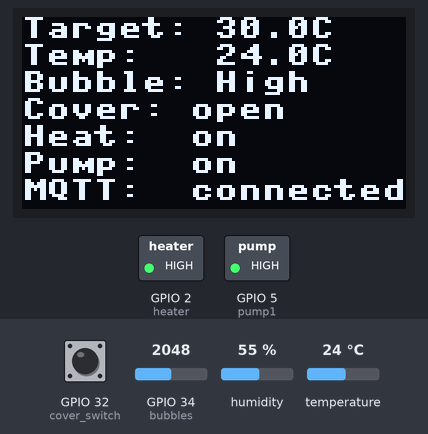
Bench run of a program on a simulated ESP32 board running MicroPython. Shown: 128×64 one-colour display, switched loads named in the program (green lamp = pin HIGH). The inputs (shaded band) are chosen by the test bench; at power-on: temperature 24 °C, GPIO 34 (bubbles) = 2048, GPIO 32 (cover_switch) HIGH, humidity 55 % (analog values on the 0–4095 scale). WiFi joins after 1.5 s; no MQTT or app messages arrive unless stated; values from a settings file that is not in the repository are placeholders; the clock reads 2024-03-15 10:24:30 at power-on unless the program sets it; library files of the repository ran but are not shown: ssd1306.py; what the program prints to the serial console is not drawn.

Above: at 4.8 s.
4.9 s: temperature set to 29.4 °C
At 7.1 s:
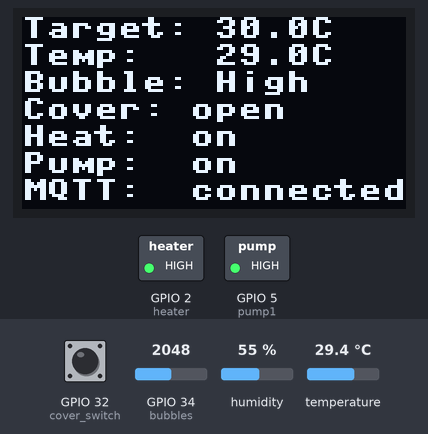
8.3 s: temperature set to 30.5 °C
At 10.1 s:
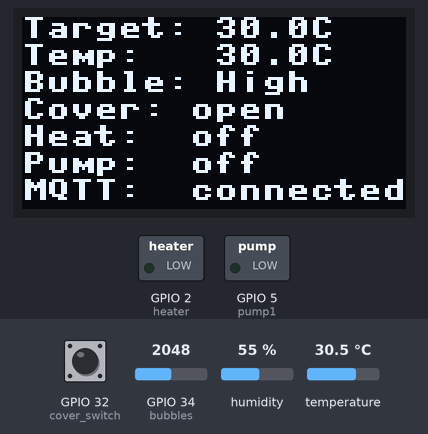
10.9 s: GPIO 34 (bubbles) set to 2013
At 13.1 s:
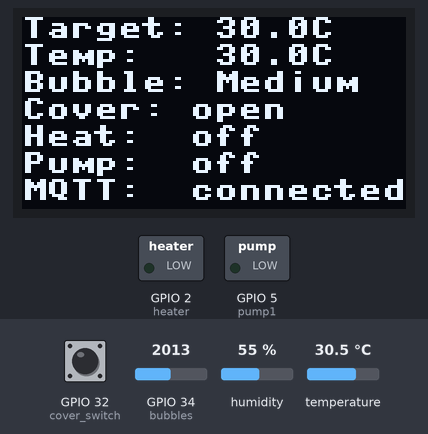
13.4 s: GPIO 32 (cover_switch) pulled LOW for 3.2 s
At 15.0 s:
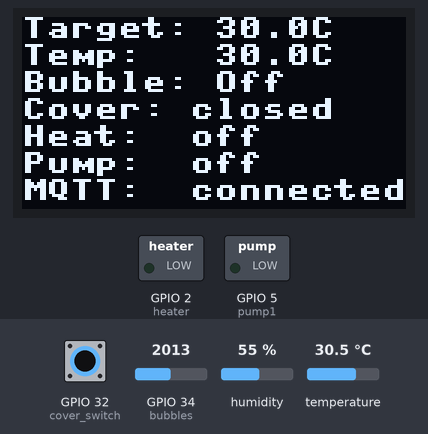
18.5 s: GPIO 34 (bubbles) set to 1058
20.8 s: GPIO 34 (bubbles) set to 952
At 23.0 s:
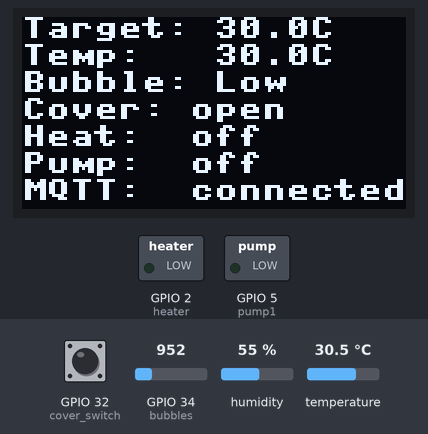
Timing chart, 0 to 24.5 s (numbered marks = the images above; inputs shaded):
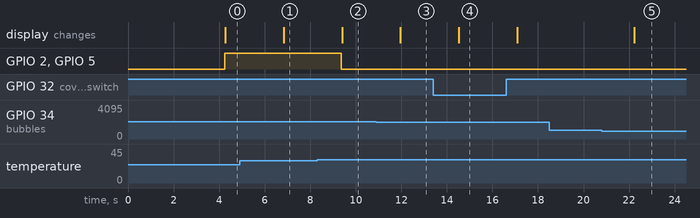

Measured:
- the behaviour switches between 29.9 and 30 °C on temperature (found by bisection; images 1 and 2)
- the behaviour switches between 2048 and 2047 on GPIO 34 (bubbles) (found by bisection; images 2 and 3)
- the behaviour switches between 1024 and 1023 on GPIO 34 (bubbles) (found by bisection; images 4 and 5)
- after the input at 4.9 s, the display: changes after 1.9 s (image 1)
- after the input at 8.3 s, GPIO 2 (heater), GPIO 5 (pump1): HIGH → LOW after 1.1 s; the display: changes after 1.1 s (image 2)
- after the input at 10.9 s, the display: changes after 1.1 s (image 3)
- after the input at 13.4 s, the display: changes after 1.1 s (image 4)
- after the input at 18.5 s, every drawn part: stays the same
- after the input at 20.8 s, the display: changes after 1.4 s (image 5)

The program:

main.py
```python
import time
import network
import machine
import dht
import ubinascii

import components.oled.ssd1306 as ssd1306
from components.limit_switch import Button

from machine import Pin, ADC, I2C
import onewire, ds18x20
import umqtt.robust as mqtt

from configs.config import (
    WATER_TEMP_SENSOR_PIN,
    WATER_TEMP_SENSOR_TYPE,

    PUMP1_RELAY_PIN,
    # PUMP2_RELAY_PIN,
    # PUMP3_RELAY_PIN,

    HEATER_RELAY_PIN,
    BUBBLES_POTI_PIN,
    COVER_BUTTON_PIN,
)

from configs.network_config import WIFI_SSID, WIFI_PASSWORD
from configs.mqtt_config import MQTT_BROKER, MQTT_CLIENT_ID, MQTT_USER, MQTT_USER_PASSWORD

from controllers.pump_control import heating_pump_should_run
from controllers.bubble_control import control_bubble_level, get_bubble_level_text

# Generate a unique Client ID based on the ESP chip MAC address
UNIQUE_CLIENT_ID = MQTT_CLIENT_ID + "_" + ubinascii.hexlify(machine.unique_id()).decode()

KEEPALIVE = 60
PING_INTERVAL = 15
SENSOR_INTERVAL_MS = 2500
MQTT_RECONNECT_INTERVAL = 10  # seconds between reconnect attempts once disconnected

TARGET_TEMP = 30.0
client = None
pending_target_temp_state = None

# screen setup
SCREEN_WIDTH = 128 # OLED width,  in pixels
SCREEN_HEIGHT = 64 # OLED height, in pixels

i2c = I2C(0, scl=Pin(22), sda=Pin(21))
oled = ssd1306.SSD1306_I2C(SCREEN_WIDTH, SCREEN_HEIGHT, i2c)

oled.fill(0)
oled.text_scaled("Whirlpool", 0, 12)
oled.text_scaled("Booting...", 0, 24)
oled.show()

cover_switch = Button(COVER_BUTTON_PIN)

# Set debounce time to 50 milliseconds
cover_switch.set_debounce_time(50)

def on_message(topic, msg):
    global TARGET_TEMP, pending_target_temp_state
    topic_str = topic.decode("utf-8")

    if topic_str == "whirlpool/target_temp":
        try:
            val_str = msg.decode("utf-8").strip().strip('"').strip("'")
            TARGET_TEMP = float(val_str)
            print("Successfully updated TARGET_TEMP to:", TARGET_TEMP, "°C")

            pending_target_temp_state = f"{TARGET_TEMP:.1f}".encode()
        except Exception as e:
            print("Error parsing target temp:", e)

def connect_mqtt():
    c = mqtt.MQTTClient(
        UNIQUE_CLIENT_ID,  # Using unique MAC-based Client ID
        MQTT_BROKER,
        user=MQTT_USER,
        password=MQTT_USER_PASSWORD,
        keepalive=KEEPALIVE,
    )
    c.set_callback(on_message)
    c.connect()
    c.subscribe(b"whirlpool/target_temp")

    # Send retained initial states
    c.publish(b"whirlpool/target_temp/state", f"{TARGET_TEMP:.1f}".encode(), retain=True)
    c.publish(b"whirlpool/mode/state", b"heat", retain=True)

    print("MQTT connected as ID:", UNIQUE_CLIENT_ID)
    return c


def try_connect_mqtt():
    """Attempt an MQTT connection, returning None instead of raising on failure."""
    try:
        return connect_mqtt()
    except Exception as e:
        print("MQTT connect failed:", e)
        return None

# Network Setup
wlan = network.WLAN(network.STA_IF)
wlan.active(True)
wlan.connect(WIFI_SSID, WIFI_PASSWORD)

print("Connecting to WLAN...")
timeout = 15
start = time.time()
while not wlan.isconnected():
    if time.time() - start > timeout:
        print("WLAN connection failed")
        break
    time.sleep(0.5)

if wlan.isconnected():
    print("WLAN connected, IP:", wlan.ifconfig()[0])

# Hardware Setup
sensor_pin = machine.Pin(WATER_TEMP_SENSOR_PIN)
sensor_type = WATER_TEMP_SENSOR_TYPE.upper()
if sensor_type == "DHT11":
    d = dht.DHT11(sensor_pin)
elif sensor_type == "DHT22":
    d = dht.DHT22(sensor_pin)
else:
    raise ValueError("Unsupported WATER_TEMP_SENSOR_TYPE: {}".format(WATER_TEMP_SENSOR_TYPE))

pump1 = Pin(PUMP1_RELAY_PIN, Pin.OUT)
# pump2 = Pin(PUMP2_RELAY_PIN, Pin.OUT)
# pump3 = Pin(PUMP3_RELAY_PIN, Pin.OUT)
heater = Pin(HEATER_RELAY_PIN, Pin.OUT)

bubbles = ADC(Pin(BUBBLES_POTI_PIN))
bubbles.atten(ADC.ATTN_11DB)

# Connect to MQTT (non-fatal if broker is unreachable, we retry in the main loop)
client = try_connect_mqtt()
mqtt_last_attempt = time.time()

last_ping = time.time()
last_run_ms = time.ticks_ms()
#ds.convert_temp()

while True:
    try:
        # add manual control to turn them on or off manually (maybe even via home assistant?)
        # pump2.on()
        # pump3.on()

        cover_switch.loop()
        if cover_switch.is_pressed():
            print("Cover switch: open -> closed")
        if cover_switch.is_released():
            print("Cover switch: closed -> open")

        if client is None:
            # Broker unreachable at some point - retry periodically without blocking the loop
            if time.time() - mqtt_last_attempt > MQTT_RECONNECT_INTERVAL:
                mqtt_last_attempt = time.time()
                client = try_connect_mqtt()
                if client is not None:
                    last_ping = time.time()
        else:
            # Check messages safely
            client.check_msg()

            # Keepalive ping
            if time.time() - last_ping > PING_INTERVAL:
                client.ping()
                last_ping = time.time()
        # Sensor update loop
        if time.ticks_diff(time.ticks_ms(), last_run_ms) >= SENSOR_INTERVAL_MS:
            #for sensor in sensors:
            #temp = ds.read_temp(sensor)
            d.measure()
            temp = d.temperature()
            temp_str = f"{temp:.1f}"

            print(f"Target: {TARGET_TEMP:.1f}°C | Current: {temp_str}°C")
            cover_closed = cover_switch.is_down()
            bubble_level = bubbles.read()
            bubble_level = control_bubble_level(bubble_level, cover_closed)

            bubble_level_text = get_bubble_level_text(bubble_level)

            # check if cover is closed and disable pumps
            if cover_closed:
                # pump2.off()
                # pump3.off()
                print("Massage pumps off.")

            # Publish current temperature retained (skipped while MQTT is disconnected)
            if client is not None:
                try:
                    client.publish(b"whirlpool/current_temp", temp_str.encode(), retain=True)
                except Exception as e:
                    print("MQTT publish failed:", e, "- will reconnect")
                    client = None
                    mqtt_last_attempt = time.time()

            print("Bubble intensity: ", bubble_level_text)

            if heating_pump_should_run(temp, TARGET_TEMP):
                heater.on()
                pump1.on()
                print("Pump and heater running.")
            else:
                pump1.off()
                heater.off()
                print("Pump and heater stopped.")

            oled.fill(0)
            oled.text_scaled("Target: {:.1f}C".format(TARGET_TEMP), 0, 0)
            oled.text_scaled("Temp:   {:.1f}C".format(temp), 0, 9)
            oled.text_scaled("Bubble: {}".format(bubble_level_text), 0, 18)
            oled.text_scaled("Cover: {}".format("closed" if cover_closed else "open"), 0, 27)
            oled.text_scaled("Heat:  {}".format("on" if heater.value() else "off"), 0, 36)
            # oled.text_scaled("Massage:  {}".format("on" if pump2.value() && pump3.value() else "off"), 0, 45)
            oled.text_scaled("Pump:  {}".format("on" if pump1.value() else "off"), 0, 45)
            oled.text_scaled("MQTT:  {}".format("connected" if client is not None else "disconnected"), 0, 54)
            oled.show()

            last_run_ms = time.ticks_ms()

        time.sleep_ms(20)
    except Exception as e:
        # Heater/pump/sensor logic above keeps running even if MQTT drops here
        print("MQTT network loop exception:", e, "- will retry connecting")
        client = None
        mqtt_last_attempt = time.time()
        time.sleep(1)
```

limit_switch.py
```python
import time


class _TimeAdapter:
    def ticks_ms(self):
        ticks_ms = getattr(time, "ticks_ms", None)
        if ticks_ms is not None:
            return ticks_ms()
        return int(time.monotonic() * 1000)

    def ticks_diff(self, current, previous):
        ticks_diff = getattr(time, "ticks_diff", None)
        if ticks_diff is not None:
            return ticks_diff(current, previous)
        return current - previous


class Button:
    def __init__(self, pin, pin_factory=None, time_source=None, active_low=True, pull_up=True):
        self._time = time_source or _TimeAdapter()
        self._active_low = active_low
        self._debounce_ms = 50
        self._pin = self._create_pin(pin, pin_factory, pull_up)

        initial_state = self._read_raw_state()
        self._stable_state = initial_state
        self._last_raw_state = initial_state
        self._last_change_ms = self._time.ticks_ms()
        self._pressed_event = False
        self._released_event = False

    def _create_pin(self, pin, pin_factory, pull_up):
        if hasattr(pin, "value"):
            return pin

        if pin_factory is None:
            from machine import Pin

            pin_factory = Pin

        mode = getattr(pin_factory, "IN", None)
        pull = getattr(pin_factory, "PULL_UP", None) if pull_up else None

        if mode is None:
            return pin_factory(pin)
        if pull is None:
            return pin_factory(pin, mode)
        return pin_factory(pin, mode, pull)

    def _read_raw_state(self):
        raw_value = self._pin.value()
        if self._active_low:
            return raw_value == 0
        return raw_value == 1

    def set_debounce_time(self, debounce_time_ms):
        self._debounce_ms = max(0, int(debounce_time_ms))

    def loop(self):
        self._pressed_event = False
        self._released_event = False

        now = self._time.ticks_ms()
        raw_state = self._read_raw_state()

        if raw_state != self._last_raw_state:
            self._last_raw_state = raw_state
            self._last_change_ms = now
            return

        if raw_state == self._stable_state:
            return

        if self._time.ticks_diff(now, self._last_change_ms) < self._debounce_ms:
            return

        self._stable_state = raw_state
        if self._stable_state:
            self._pressed_event = True
        else:
            self._released_event = True

    def is_pressed(self):
        return self._pressed_event

    def is_released(self):
        return self._released_event

    def get_state(self):
        return self._stable_state

    def is_down(self):
        return self._stable_state

    def is_up(self):
        return not self._stable_state
```

config.py
```python
WATER_TEMP_SENSOR_PIN = 4
WATER_TEMP_SENSOR_TYPE = "DHT11"

# pumps
PUMP1_RELAY_PIN = 5
# PUMP2_RELAY_PIN = 18
# PUMP3_RELAY_PIN = 17

HEATER_RELAY_PIN = 2
BUBBLES_POTI_PIN = 34
COVER_BUTTON_PIN = 32

TARGET_TEMP = 35.0
```

pump_control.py
```python
def heating_pump_should_run(current_temp, target_temp, offset = 0.5):
    return current_temp < (target_temp - offset)
```

bubble_control.py
```python
def control_bubble_level(bubble_level, cover_closed):
    if cover_closed:
        return 0
    return bubble_level

def get_bubble_level_text(bubble_level):
    if bubble_level == 0:
        return "Off"
    elif bubble_level < 1024:
        return "Low"
    elif bubble_level < 2048:
        return "Medium"
    else:
        return "High"
```
